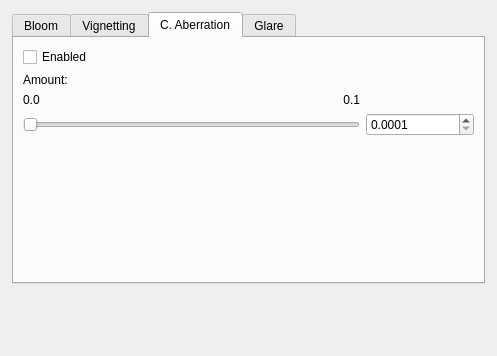
<?xml version="1.0" encoding="UTF-8"?>
<ui version="4.0">
 <class>LensEffectsWidget</class>
 <widget class="QWidget" name="LensEffectsWidget">
  <property name="geometry">
   <rect>
    <x>0</x>
    <y>0</y>
    <width>497</width>
    <height>356</height>
   </rect>
  </property>
  <property name="windowTitle">
   <string>Form</string>
  </property>
  <layout class="QVBoxLayout" name="verticalLayout">
   <property name="margin">
    <number>12</number>
   </property>
   <item>
    <widget class="QTabWidget" name="tabs_lensEffects">
     <property name="enabled">
      <bool>true</bool>
     </property>
     <property name="currentIndex">
      <number>2</number>
     </property>
     <widget class="QWidget" name="tab_gaussianBloom">
      <attribute name="title">
       <string>Bloom</string>
      </attribute>
      <layout class="QGridLayout" name="gridLayout_16">
       <property name="margin">
        <number>4</number>
       </property>
       <item row="0" column="0">
        <layout class="QGridLayout" name="gridLayout_20">
         <item row="2" column="3" colspan="2">
          <widget class="QPushButton" name="button_gaussianDeleteLayer">
           <property name="enabled">
            <bool>false</bool>
           </property>
           <property name="toolTip">
            <string>Delete/Disable Bloom image layer</string>
           </property>
           <property name="text">
            <string>Delete layer</string>
           </property>
          </widget>
         </item>
         <item row="2" column="2">
          <spacer name="horizontalSpacer_5">
           <property name="orientation">
            <enum>Qt::Horizontal</enum>
           </property>
           <property name="sizeHint" stdset="0">
            <size>
             <width>0</width>
             <height>0</height>
            </size>
           </property>
          </spacer>
         </item>
         <item row="2" column="0" colspan="2">
          <widget class="QPushButton" name="button_gaussianComputeLayer">
           <property name="toolTip">
            <string>Compute/Update Bloom image layer</string>
           </property>
           <property name="text">
            <string>Compute layer</string>
           </property>
          </widget>
         </item>
         <item row="1" column="4">
          <widget class="QDoubleSpinBox" name="spinBox_gaussianRadius">
           <property name="toolTip">
            <string>Adjust Image length Bloom Radius Value</string>
           </property>
           <property name="keyboardTracking">
            <bool>false</bool>
           </property>
           <property name="decimals">
            <number>4</number>
           </property>
           <property name="maximum">
            <double>1.000000000000000</double>
           </property>
           <property name="singleStep">
            <double>0.010000000000000</double>
           </property>
          </widget>
         </item>
         <item row="1" column="1" colspan="3">
          <widget class="QSlider" name="slider_gaussianRadius">
           <property name="toolTip">
            <string>Adjust Image length Bloom Radius</string>
           </property>
           <property name="maximum">
            <number>512</number>
           </property>
           <property name="orientation">
            <enum>Qt::Horizontal</enum>
           </property>
          </widget>
         </item>
         <item row="1" column="0">
          <widget class="QLabel" name="label_gaussianRadius">
           <property name="text">
            <string>Radius</string>
           </property>
           <property name="buddy">
            <cstring>slider_gaussianRadius</cstring>
           </property>
          </widget>
         </item>
         <item row="0" column="4">
          <widget class="QDoubleSpinBox" name="spinBox_gaussianAmount">
           <property name="enabled">
            <bool>false</bool>
           </property>
           <property name="toolTip">
            <string>Adjust Bloom amount Value</string>
           </property>
           <property name="keyboardTracking">
            <bool>false</bool>
           </property>
           <property name="maximum">
            <double>1.000000000000000</double>
           </property>
           <property name="singleStep">
            <double>0.010000000000000</double>
           </property>
          </widget>
         </item>
         <item row="0" column="1" colspan="3">
          <widget class="QSlider" name="slider_gaussianAmount">
           <property name="enabled">
            <bool>false</bool>
           </property>
           <property name="toolTip">
            <string>Adjust Bloom amount</string>
           </property>
           <property name="maximum">
            <number>512</number>
           </property>
           <property name="orientation">
            <enum>Qt::Horizontal</enum>
           </property>
          </widget>
         </item>
         <item row="0" column="0">
          <widget class="QLabel" name="label_gaussianAmount">
           <property name="text">
            <string>Amount</string>
           </property>
           <property name="buddy">
            <cstring>slider_gaussianAmount</cstring>
           </property>
          </widget>
         </item>
        </layout>
       </item>
       <item row="1" column="0">
        <spacer name="verticalSpacer_3">
         <property name="orientation">
          <enum>Qt::Vertical</enum>
         </property>
         <property name="sizeHint" stdset="0">
          <size>
           <width>0</width>
           <height>0</height>
          </size>
         </property>
        </spacer>
       </item>
      </layout>
     </widget>
     <widget class="QWidget" name="tab_vignetting">
      <attribute name="title">
       <string>Vignetting</string>
      </attribute>
      <layout class="QVBoxLayout" name="verticalLayout_4">
       <item>
        <widget class="QCheckBox" name="checkBox_vignettingEnabled">
         <property name="toolTip">
          <string>Enable Vignetting</string>
         </property>
         <property name="text">
          <string>Enabled</string>
         </property>
        </widget>
       </item>
       <item>
        <widget class="QLabel" name="label_vignettingAmount">
         <property name="text">
          <string>Amount:</string>
         </property>
         <property name="buddy">
          <cstring>slider_vignettingAmount</cstring>
         </property>
        </widget>
       </item>
       <item>
        <layout class="QGridLayout" name="gridLayout_21">
         <item row="0" column="0">
          <widget class="QLabel" name="label_vignettingMin">
           <property name="text">
            <string>-1.0</string>
           </property>
          </widget>
         </item>
         <item row="0" column="1">
          <widget class="QLabel" name="label_vignettingMed">
           <property name="text">
            <string>0.0</string>
           </property>
           <property name="alignment">
            <set>Qt::AlignCenter</set>
           </property>
          </widget>
         </item>
         <item row="0" column="2">
          <widget class="QLabel" name="label_vignettingMax">
           <property name="text">
            <string>+1.0</string>
           </property>
           <property name="alignment">
            <set>Qt::AlignRight|Qt::AlignTrailing|Qt::AlignVCenter</set>
           </property>
          </widget>
         </item>
         <item row="1" column="0" colspan="3">
          <widget class="QSlider" name="slider_vignettingAmount">
           <property name="enabled">
            <bool>true</bool>
           </property>
           <property name="toolTip">
            <string>Adjust Vignetting Amount</string>
           </property>
           <property name="maximum">
            <number>512</number>
           </property>
           <property name="orientation">
            <enum>Qt::Horizontal</enum>
           </property>
           <property name="tickPosition">
            <enum>QSlider::TicksAbove</enum>
           </property>
           <property name="tickInterval">
            <number>10</number>
           </property>
          </widget>
         </item>
         <item row="1" column="3">
          <widget class="QDoubleSpinBox" name="spinBox_vignettingAmount">
           <property name="enabled">
            <bool>true</bool>
           </property>
           <property name="toolTip">
            <string>Adjust Vignetting Amount Value</string>
           </property>
           <property name="keyboardTracking">
            <bool>false</bool>
           </property>
           <property name="decimals">
            <number>3</number>
           </property>
           <property name="minimum">
            <double>-1.000000000000000</double>
           </property>
           <property name="maximum">
            <double>1.000000000000000</double>
           </property>
           <property name="singleStep">
            <double>0.100000000000000</double>
           </property>
          </widget>
         </item>
        </layout>
       </item>
       <item>
        <spacer name="verticalSpacer_5">
         <property name="orientation">
          <enum>Qt::Vertical</enum>
         </property>
         <property name="sizeHint" stdset="0">
          <size>
           <width>0</width>
           <height>0</height>
          </size>
         </property>
        </spacer>
       </item>
      </layout>
     </widget>
     <widget class="QWidget" name="tab_chromaticAbberationTab">
      <attribute name="title">
       <string>C. Aberration</string>
      </attribute>
      <layout class="QVBoxLayout" name="verticalLayout_5">
       <item>
        <widget class="QCheckBox" name="checkBox_caEnabled">
         <property name="toolTip">
          <string>Enable Chromatic Abberation</string>
         </property>
         <property name="text">
          <string>Enabled</string>
         </property>
        </widget>
       </item>
       <item>
        <widget class="QLabel" name="label_caAmount">
         <property name="text">
          <string>Amount:</string>
         </property>
         <property name="buddy">
          <cstring>slider_caAmount</cstring>
         </property>
        </widget>
       </item>
       <item>
        <layout class="QGridLayout" name="gridLayout_22">
         <item row="0" column="0">
          <widget class="QLabel" name="label_caAmountMin">
           <property name="text">
            <string>0.0</string>
           </property>
          </widget>
         </item>
         <item row="0" column="1">
          <widget class="QLabel" name="label_caAmountMed">
           <property name="text">
            <string/>
           </property>
           <property name="alignment">
            <set>Qt::AlignCenter</set>
           </property>
          </widget>
         </item>
         <item row="0" column="2">
          <widget class="QLabel" name="checkBox_caAmountMax">
           <property name="text">
            <string>0.1</string>
           </property>
           <property name="alignment">
            <set>Qt::AlignRight|Qt::AlignTrailing|Qt::AlignVCenter</set>
           </property>
          </widget>
         </item>
         <item row="1" column="0" colspan="3">
          <widget class="QSlider" name="slider_caAmount">
           <property name="toolTip">
            <string>Adjust Chromatic Abberation Amount</string>
           </property>
           <property name="maximum">
            <number>512</number>
           </property>
           <property name="orientation">
            <enum>Qt::Horizontal</enum>
           </property>
           <property name="tickPosition">
            <enum>QSlider::NoTicks</enum>
           </property>
           <property name="tickInterval">
            <number>0</number>
           </property>
          </widget>
         </item>
         <item row="1" column="3">
          <widget class="QDoubleSpinBox" name="spinBox_caAmount">
           <property name="toolTip">
            <string>Adjust Chromatic Abberation Amount Value</string>
           </property>
           <property name="keyboardTracking">
            <bool>false</bool>
           </property>
           <property name="decimals">
            <number>4</number>
           </property>
           <property name="minimum">
            <double>0.000100000000000</double>
           </property>
           <property name="maximum">
            <double>0.500000000000000</double>
           </property>
           <property name="singleStep">
            <double>0.001000000000000</double>
           </property>
          </widget>
         </item>
        </layout>
       </item>
       <item>
        <spacer name="verticalSpacer_6">
         <property name="orientation">
          <enum>Qt::Vertical</enum>
         </property>
         <property name="sizeHint" stdset="0">
          <size>
           <width>0</width>
           <height>0</height>
          </size>
         </property>
        </spacer>
       </item>
      </layout>
     </widget>
     <widget class="QWidget" name="tab_glare">
      <attribute name="title">
       <string>Glare</string>
      </attribute>
      <layout class="QVBoxLayout" name="verticalLayout_6">
       <item>
        <layout class="QGridLayout" name="gridLayout_23">
         <item row="5" column="1" colspan="6">
          <spacer name="horizontalSpacer">
           <property name="orientation">
            <enum>Qt::Horizontal</enum>
           </property>
           <property name="sizeHint" stdset="0">
            <size>
             <width>13</width>
             <height>13</height>
            </size>
           </property>
          </spacer>
         </item>
         <item row="11" column="0" colspan="2">
          <widget class="QPushButton" name="button_glareComputeLayer">
           <property name="toolTip">
            <string>Compute/Update Glare image layer</string>
           </property>
           <property name="text">
            <string>Compute layer</string>
           </property>
          </widget>
         </item>
         <item row="6" column="0">
          <widget class="QCheckBox" name="checkBox_glareMap">
           <property name="text">
            <string>Use maps</string>
           </property>
          </widget>
         </item>
         <item row="11" column="2" colspan="2">
          <spacer name="hSpacer3">
           <property name="orientation">
            <enum>Qt::Horizontal</enum>
           </property>
           <property name="sizeHint" stdset="0">
            <size>
             <width>0</width>
             <height>0</height>
            </size>
           </property>
          </spacer>
         </item>
         <item row="11" column="4" colspan="3">
          <widget class="QPushButton" name="button_glareDeleteLayer">
           <property name="enabled">
            <bool>false</bool>
           </property>
           <property name="toolTip">
            <string>Delete/Disable Glare image layer</string>
           </property>
           <property name="text">
            <string>Delete layer</string>
           </property>
          </widget>
         </item>
         <item row="8" column="0">
          <widget class="QLabel" name="label_lashesMap">
           <property name="text">
            <string>Eye lashes map:</string>
           </property>
          </widget>
         </item>
         <item row="7" column="0">
          <widget class="QLabel" name="label_pupilMap">
           <property name="text">
            <string>Pupil map:</string>
           </property>
          </widget>
         </item>
         <item row="7" column="1" colspan="6">
          <layout class="QHBoxLayout" name="horizontalLayout">
           <item>
            <widget class="QLineEdit" name="lineEdit_pupilMap">
             <property name="sizePolicy">
              <sizepolicy hsizetype="Expanding" vsizetype="Fixed">
               <horstretch>0</horstretch>
               <verstretch>0</verstretch>
              </sizepolicy>
             </property>
            </widget>
           </item>
           <item>
            <widget class="QPushButton" name="button_browsePupilMap">
             <property name="sizePolicy">
              <sizepolicy hsizetype="Fixed" vsizetype="Fixed">
               <horstretch>0</horstretch>
               <verstretch>0</verstretch>
              </sizepolicy>
             </property>
             <property name="minimumSize">
              <size>
               <width>16</width>
               <height>16</height>
              </size>
             </property>
             <property name="maximumSize">
              <size>
               <width>24</width>
               <height>16777215</height>
              </size>
             </property>
             <property name="text">
              <string>...</string>
             </property>
            </widget>
           </item>
          </layout>
         </item>
         <item row="6" column="1" colspan="6">
          <spacer name="horizontalSpacer_2">
           <property name="orientation">
            <enum>Qt::Horizontal</enum>
           </property>
           <property name="sizeHint" stdset="0">
            <size>
             <width>40</width>
             <height>20</height>
            </size>
           </property>
          </spacer>
         </item>
         <item row="4" column="6">
          <widget class="QDoubleSpinBox" name="spinBox_glareRadius">
           <property name="toolTip">
            <string>Adjust Image length Glare Value</string>
           </property>
           <property name="keyboardTracking">
            <bool>false</bool>
           </property>
           <property name="decimals">
            <number>3</number>
           </property>
           <property name="maximum">
            <double>0.200000000000000</double>
           </property>
           <property name="singleStep">
            <double>0.010000000000000</double>
           </property>
          </widget>
         </item>
         <item row="1" column="0">
          <widget class="QLabel" name="label_glareAmount">
           <property name="text">
            <string>Amount:</string>
           </property>
           <property name="buddy">
            <cstring>slider_glareAmount</cstring>
           </property>
          </widget>
         </item>
         <item row="1" column="1" colspan="5">
          <widget class="QSlider" name="slider_glareAmount">
           <property name="enabled">
            <bool>false</bool>
           </property>
           <property name="toolTip">
            <string>Adjust Glare amount</string>
           </property>
           <property name="maximum">
            <number>512</number>
           </property>
           <property name="orientation">
            <enum>Qt::Horizontal</enum>
           </property>
          </widget>
         </item>
         <item row="1" column="6">
          <widget class="QDoubleSpinBox" name="spinBox_glareAmount">
           <property name="enabled">
            <bool>false</bool>
           </property>
           <property name="toolTip">
            <string>Adjust Glare amount Value</string>
           </property>
           <property name="keyboardTracking">
            <bool>false</bool>
           </property>
           <property name="decimals">
            <number>3</number>
           </property>
           <property name="maximum">
            <double>0.300000000000000</double>
           </property>
           <property name="singleStep">
            <double>0.010000000000000</double>
           </property>
          </widget>
         </item>
         <item row="2" column="0">
          <widget class="QLabel" name="label_glareThreshold">
           <property name="text">
            <string>Threshold:</string>
           </property>
          </widget>
         </item>
         <item row="2" column="1" colspan="5">
          <widget class="QSlider" name="slider_glareThreshold">
           <property name="toolTip">
            <string>Just pixels with a brightness above this threshold will be used for the glare effect</string>
           </property>
           <property name="maximum">
            <number>512</number>
           </property>
           <property name="orientation">
            <enum>Qt::Horizontal</enum>
           </property>
          </widget>
         </item>
         <item row="2" column="6">
          <widget class="QDoubleSpinBox" name="spinBox_glareThreshold">
           <property name="toolTip">
            <string>Just pixels with a brightness above this threshold will be used for the glare effect</string>
           </property>
           <property name="keyboardTracking">
            <bool>false</bool>
           </property>
           <property name="decimals">
            <number>3</number>
           </property>
           <property name="maximum">
            <double>1.000000000000000</double>
           </property>
           <property name="singleStep">
            <double>0.010000000000000</double>
           </property>
          </widget>
         </item>
         <item row="3" column="0">
          <widget class="QLabel" name="label_glareBlades">
           <property name="text">
            <string>Blades:</string>
           </property>
           <property name="buddy">
            <cstring>spinBox_glareBlades</cstring>
           </property>
          </widget>
         </item>
         <item row="3" column="1" colspan="2">
          <widget class="QLabel" name="glareRadiusLabel">
           <property name="text">
            <string>Radius:</string>
           </property>
           <property name="buddy">
            <cstring>slider_glareRadius</cstring>
           </property>
          </widget>
         </item>
         <item row="3" column="3" colspan="4">
          <spacer name="hSpacer2">
           <property name="orientation">
            <enum>Qt::Horizontal</enum>
           </property>
           <property name="sizeHint" stdset="0">
            <size>
             <width>116</width>
             <height>13</height>
            </size>
           </property>
          </spacer>
         </item>
         <item row="4" column="0">
          <widget class="QSpinBox" name="spinBox_glareBlades">
           <property name="toolTip">
            <string>Adjust number of Glare blades used</string>
           </property>
           <property name="maximum">
            <number>100</number>
           </property>
          </widget>
         </item>
         <item row="4" column="1" colspan="5">
          <widget class="QSlider" name="slider_glareRadius">
           <property name="toolTip">
            <string>Adjust Image length Glare Radius</string>
           </property>
           <property name="maximum">
            <number>512</number>
           </property>
           <property name="orientation">
            <enum>Qt::Horizontal</enum>
           </property>
          </widget>
         </item>
         <item row="8" column="1" colspan="6">
          <layout class="QHBoxLayout" name="horizontalLayout_2">
           <item>
            <widget class="QLineEdit" name="lineEdit_lashesMap"/>
           </item>
           <item>
            <widget class="QPushButton" name="button_browseLashesMap">
             <property name="sizePolicy">
              <sizepolicy hsizetype="Fixed" vsizetype="Fixed">
               <horstretch>0</horstretch>
               <verstretch>0</verstretch>
              </sizepolicy>
             </property>
             <property name="minimumSize">
              <size>
               <width>16</width>
               <height>16</height>
              </size>
             </property>
             <property name="maximumSize">
              <size>
               <width>24</width>
               <height>16777215</height>
              </size>
             </property>
             <property name="text">
              <string>...</string>
             </property>
            </widget>
           </item>
          </layout>
         </item>
        </layout>
       </item>
      </layout>
     </widget>
    </widget>
   </item>
   <item>
    <spacer name="verticalSpacer_7">
     <property name="orientation">
      <enum>Qt::Vertical</enum>
     </property>
     <property name="sizeHint" stdset="0">
      <size>
       <width>0</width>
       <height>0</height>
      </size>
     </property>
    </spacer>
   </item>
  </layout>
 </widget>
 <resources/>
 <connections/>
</ui>
